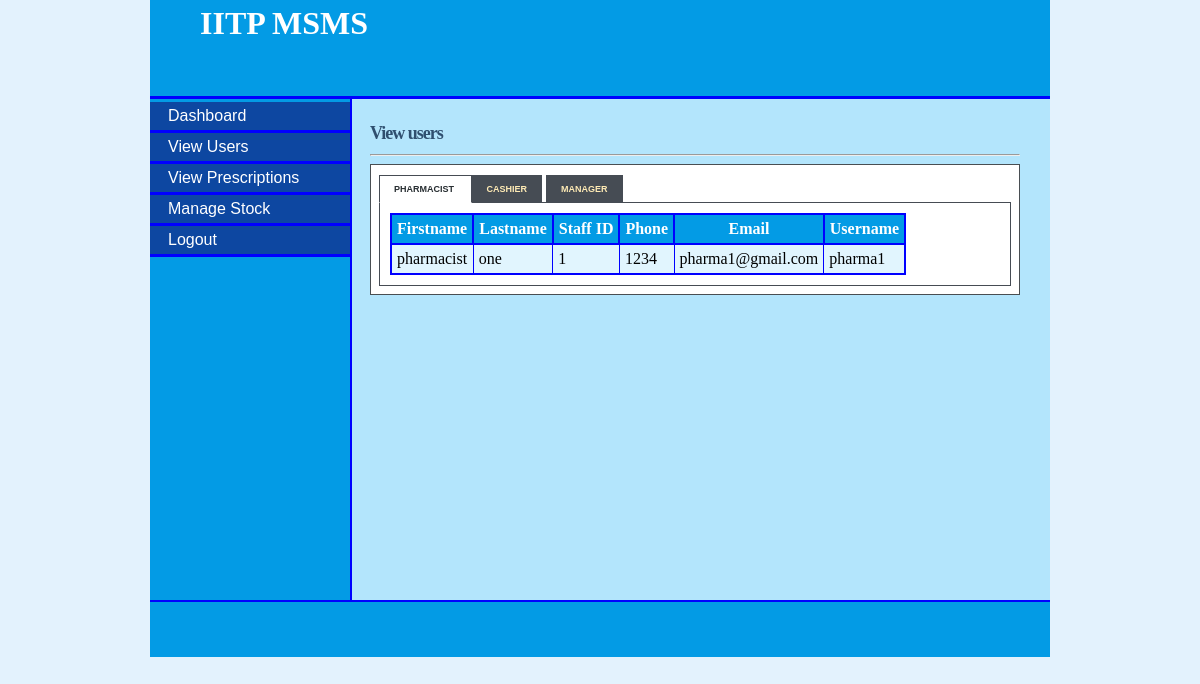
The app's page /view.php (signed in) with its own data.
### tables this page shows
CREATE TABLE `pharmacist` (
  `pharmacist_id` tinyint(5) NOT NULL,
  `first_name` varchar(15) NOT NULL,
  `last_name` varchar(15) NOT NULL,
  `staff_id` varchar(10) NOT NULL,
  `postal_address` varchar(20) NOT NULL,
  `phone` varchar(12) NOT NULL,
  `email` varchar(20) NOT NULL,
  `username` varchar(10) NOT NULL,
  `password` varchar(10) NOT NULL,
  `date` datetime NOT NULL
);

### view.php (the view, shortened to what this page needs)
<?php
$conn = new mysqli("db","user","test","myDb");
?>
<!DOCTYPE html>
<html>
<head>
    <link rel="stylesheet" type="text/css" href="style/ms.css">
    <link rel="stylesheet" href="style/s.css" type="text/css" media="screen" />
    <link rel="stylesheet" href="style/ta.css" type="text/css" media="screen" />
</head>
<body>
    <div id="content">
        <div id="header">
            <h1>IITP MSMS</h1></div>
            <div id="left_column">
                <div id="button">
                  <ul>
                   <li><a href="manager.php">Dashboard</a></li>
                   <li><a href="view.php">View Users</a></li>
                   <li><a href="view_prescription.php">View Prescriptions</a></li>
                   <li><a href="stock.php">Manage Stock</a></li>
                   <li><a href="logout.php">Logout</a></li>
               </ul>
           </div>
       </div>
       <div id="main">
        <div id="tabbed_box" class="tabbed_box">
            <h4>View users</h4>
            <hr/>
            <div class="tabbed_area">
                <ul class="tabs">
                    <li><a href="javascript:tabSwitch('tab_1', 'content_1');" id="tab_1" class="active">Pharmacist </a></li>
                    <li><a href="javascript:tabSwitch('tab_2', 'content_2');" id="tab_2">Cashier</a></li>
                    <li><a href="javascript:tabSwitch('tab_3', 'content_3');" id="tab_3">Manager</a></li>
                </ul>
                <div id="content_1" class="content">
                    <?php
        $result = mysqli_query($conn,"SELECT * FROM pharmacist");
        echo "<table border='1' cellpadding='5'>";
        echo "<tr><th>Firstname</th> <th>Lastname </th> <th>Staff ID</th><th>Phone</th><th>Email</th><th>Username </th></tr>";
        while($row = mysqli_fetch_array( $result )) {
            echo "<tr>";
            echo '<td>' . $row['first_name'] . '</td>';
            echo '<td>' . $row['last_name'] . '</td>';
            echo '<td>' . $row['staff_id'] . '</td>';
            echo '<td>' . $row['phone'] . '</td>';
            echo '<td>' . $row['email'] . '</td>';
            echo '<td>' . $row['username'] . '</td>';
        }
        echo "</table>";
        ?>
    </div>
</div>
</div>
</div>
<div id="footer" align="Center"> </div>
</div>
</body>
</html>

### style/ms.css (style rules this page uses)
body { margin-top: 0px; padding-top: 0px; background-color:#E3F2FD; }
#content { margin-left: auto; margin-right: auto; background: #B3E5FC; width: 900px; height: 600px; }
#header { width: 900px; height: 96px; background: #039BE5; border-bottom: solid 3px blue; }
#header h1 { margin: 0px; padding-top: 5px; margin-left: 50px; color: #fff; }
#left_column { clear: all; float: left; width: 200px; height: 501px; background: #039BE5; border-right:solid 2px blue; }
#main { clear: all; width: 780px; height: 470px; background: #B3E5FC; }
#button { width: 12.5em; padding: 0 0 1em 0; margin-top: 0.2em; margin-bottom: 1em; font-family: 'Trebuchet MS', 'Lucida Grande', Verdana, Arial, Sans-serif; background: #039BE5; color: #333; }
#button ul { list-style: none; margin: 0; padding: 0; border: none; }
#button li { border-bottom: 3px solid blue; margin: 0; list-style: none; list-style-image: none; }
#button li a { display: block; padding: 5px 5px 5px 0.5em; border-left: 10px solid #0D47A1; border-right: 10px solid #0D47A1; background-color: #0D47A1; color: #fff; text-decoration: none; width: 100%; }
html>body #button li a { width: auto; }
#footer { width: 900px; height: 55px; background: #039BE5; clear: all; border-top: solid 2px blue; }

### style/s.css (style rules this page uses)
#tabbed_box { margin: 0px auto 0px 220px; width: 650px; }
.tabbed_box h4 { font-size: 18px; color:#2F4F6F; letter-spacing:-1px; margin-bottom:10px; }
.tabbed_area { border: 1px solid #494e52; background-color: #fff; padding: 8px; }
ul.tabs { margin: 0px; padding: 0px; margin-top: 5px; margin-bottom: 6px; }
ul.tabs li { list-style: none; display: inline; }
ul.tabs li a { background-color: #464c54; color: #ffebb5; padding: 8px 14px 8px 14px; text-decoration: none; font-size: 9px; font-family: Verdana, Arial, Helvetica, sans-serif; font-weight: bold; text-transform: uppercase; border: 1px solid #464c54; }
ul.tabs li a.active { background-color: #ffffff; color: #282e32; border: 1px solid #464c54; border-bottom: 1px solid #ffffff; }
.content { background-color: #ffffff; padding: 10px; border: 1px solid #464c54; }

### style/ta.css (style rules this page uses)
table { border-collapse:collapse; }
table,th { border: 2px solid blue; }
th { background-color: #039BE5; color:white; }
td { background-color: #E1F5FE; }

### view.php (style rules this page uses)
#main { height: 477px; }

### records on screen
pharmacist: first_name "pharmacist", last_name "one", staff "1", phone "1234", email "pharma1@gmail.com", username "pharma1"
